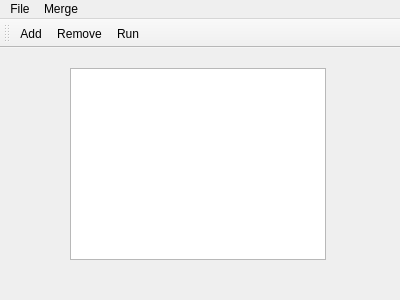
<?xml version="1.0" encoding="UTF-8"?>
<ui version="4.0">
 <class>MainWindow</class>
 <widget class="QMainWindow" name="MainWindow">
  <property name="geometry">
   <rect>
    <x>0</x>
    <y>0</y>
    <width>400</width>
    <height>300</height>
   </rect>
  </property>
  <property name="windowTitle">
   <string>MainWindow</string>
  </property>
  <widget class="QWidget" name="centralWidget">
   <widget class="QListWidget" name="listWidget">
    <property name="geometry">
     <rect>
      <x>70</x>
      <y>20</y>
      <width>256</width>
      <height>192</height>
     </rect>
    </property>
   </widget>
  </widget>
  <widget class="QMenuBar" name="menuBar">
   <property name="geometry">
    <rect>
     <x>0</x>
     <y>0</y>
     <width>400</width>
     <height>22</height>
    </rect>
   </property>
   <widget class="QMenu" name="menuFile">
    <property name="title">
     <string>File</string>
    </property>
    <addaction name="actionAdd"/>
    <addaction name="actionRemove"/>
   </widget>
   <widget class="QMenu" name="menuMerge">
    <property name="title">
     <string>Merge</string>
    </property>
    <addaction name="actionRun"/>
   </widget>
   <addaction name="menuFile"/>
   <addaction name="menuMerge"/>
  </widget>
  <widget class="QToolBar" name="mainToolBar">
   <attribute name="toolBarArea">
    <enum>TopToolBarArea</enum>
   </attribute>
   <attribute name="toolBarBreak">
    <bool>false</bool>
   </attribute>
   <addaction name="actionAdd"/>
   <addaction name="actionRemove"/>
   <addaction name="actionRun"/>
  </widget>
  <action name="actionAdd">
   <property name="text">
    <string>Add</string>
   </property>
  </action>
  <action name="actionRemove">
   <property name="text">
    <string>Remove</string>
   </property>
  </action>
  <action name="actionRun">
   <property name="text">
    <string>Run</string>
   </property>
  </action>
 </widget>
 <layoutdefault spacing="6" margin="11"/>
 <resources/>
 <connections/>
</ui>
